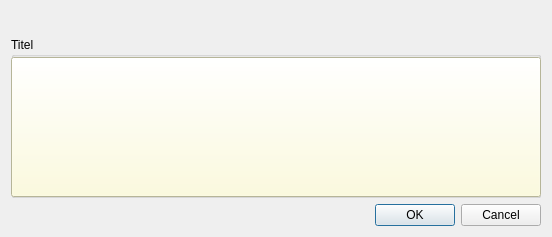
<?xml version="1.0" encoding="UTF-8"?>
<ui version="4.0">
 <class>Dialog</class>
 <widget class="QDialog" name="Dialog">
  <property name="geometry">
   <rect>
    <x>0</x>
    <y>0</y>
    <width>550</width>
    <height>237</height>
   </rect>
  </property>
  <property name="windowTitle">
   <string>Dialog</string>
  </property>
  <layout class="QGridLayout" name="gridLayout">
   <item row="0" column="0">
    <layout class="QVBoxLayout" name="verticalLayout">
     <item>
      <layout class="QHBoxLayout" name="horizontalLayout">
       <item>
        <spacer name="horizontalSpacer">
         <property name="orientation">
          <enum>Qt::Horizontal</enum>
         </property>
         <property name="sizeHint" stdset="0">
          <size>
           <width>20</width>
           <height>20</height>
          </size>
         </property>
        </spacer>
       </item>
       <item>
        <widget class="QPushButton" name="pushButton_2">
         <property name="minimumSize">
          <size>
           <width>20</width>
           <height>20</height>
          </size>
         </property>
         <property name="maximumSize">
          <size>
           <width>20</width>
           <height>20</height>
          </size>
         </property>
         <property name="toolTip">
          <string>Fenster schliessen</string>
         </property>
         <property name="autoFillBackground">
          <bool>true</bool>
         </property>
         <property name="styleSheet">
          <string notr="true">background-image: url(:/labels/_labels/fenster-schliessen.png);</string>
         </property>
         <property name="text">
          <string/>
         </property>
         <property name="flat">
          <bool>true</bool>
         </property>
        </widget>
       </item>
      </layout>
     </item>
     <item>
      <widget class="QGroupBox" name="gBox_auswahl_1">
       <property name="minimumSize">
        <size>
         <width>530</width>
         <height>160</height>
        </size>
       </property>
       <property name="title">
        <string>Titel</string>
       </property>
       <widget class="QWordWarpButton" name="pushButton">
        <property name="geometry">
         <rect>
          <x>0</x>
          <y>20</y>
          <width>530</width>
          <height>140</height>
         </rect>
        </property>
        <property name="styleSheet">
         <string notr="true">QLabel,QPushButton { 
background-color: #FFFDD5;}
QLabel:hover,QPushButton:hover {
border: 2px solid rgb(49, 50, 62);}
QLabel:focus,QPushButton:focus {
border: 2px inset rgb(85, 170, 255);}
QToolTip {min-width: 350px;}</string>
        </property>
        <property name="text">
         <string/>
        </property>
       </widget>
      </widget>
     </item>
     <item>
      <widget class="QDialogButtonBox" name="buttonBox">
       <property name="orientation">
        <enum>Qt::Horizontal</enum>
       </property>
       <property name="standardButtons">
        <set>QDialogButtonBox::Cancel|QDialogButtonBox::Ok</set>
       </property>
      </widget>
     </item>
    </layout>
   </item>
  </layout>
  <zorder>gBox_auswahl_1</zorder>
  <zorder>buttonBox</zorder>
  <zorder>pushButton_2</zorder>
  <zorder>horizontalSpacer</zorder>
 </widget>
 <customwidgets>
  <customwidget>
   <class>QWordWarpButton</class>
   <extends>QPushButton</extends>
   <header location="global">gui.custom_wordwrap_button.py</header>
  </customwidget>
 </customwidgets>
 <resources>
  <include location="../resource_collection_files/labels.qrc"/>
 </resources>
 <connections>
  <connection>
   <sender>buttonBox</sender>
   <signal>accepted()</signal>
   <receiver>Dialog</receiver>
   <slot>accept()</slot>
   <hints>
    <hint type="sourcelabel">
     <x>248</x>
     <y>254</y>
    </hint>
    <hint type="destinationlabel">
     <x>157</x>
     <y>274</y>
    </hint>
   </hints>
  </connection>
  <connection>
   <sender>buttonBox</sender>
   <signal>rejected()</signal>
   <receiver>Dialog</receiver>
   <slot>reject()</slot>
   <hints>
    <hint type="sourcelabel">
     <x>316</x>
     <y>260</y>
    </hint>
    <hint type="destinationlabel">
     <x>286</x>
     <y>274</y>
    </hint>
   </hints>
  </connection>
 </connections>
</ui>
